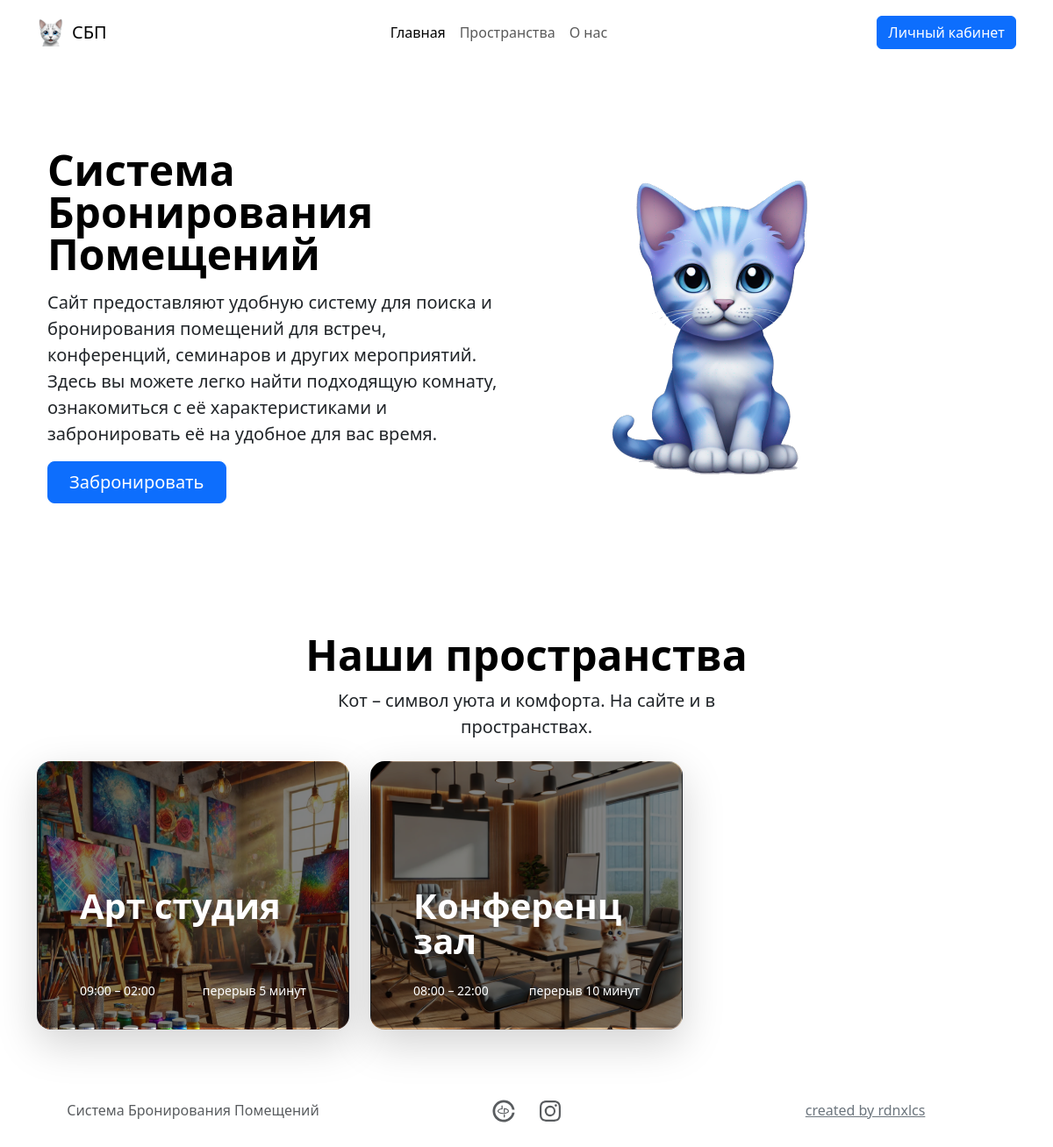
The page / on the database its author committed.
### rrsapp/models.py (models this page shows, shortened)
class Room(models.Model):
  name = models.CharField(max_length=100)
  timebreak = models.DurationField()  # Длительность перерыва между бронированиями
  open_time = models.TimeField(default=datetime.time(0, 0))  # Время открытия комнаты
  close_time = models.TimeField(default=datetime.time(23, 59))  # Время закрытия комнаты
  image = models.CharField(max_length=1000, default='')
  comment = models.CharField(max_length=1000, default='')

### rrsapp/views.py (the view)
# urls.py: path('', views.home, name='home'),
def home(request):
  return render(request, 'home.html', {'rooms': Room.objects.all()})

### rrsapp/templatetags/custom_filters.py (called while the page is built)
@register.filter
def format_duration(duration):
    if isinstance(duration, timedelta):
        total_seconds = int(duration.total_seconds())
        hours, remainder = divmod(total_seconds, 3600)
        minutes, _ = divmod(remainder, 60)
        def pluralize_unit(value, unit_forms):
            if 11 <= value % 100 <= 19:
                return unit_forms[2]
            elif value % 10 == 1:
                return unit_forms[0]
            elif 2 <= value % 10 <= 4:
                return unit_forms[1]
            else:
                return unit_forms[2]
        hour_str = f"{hours} {pluralize_unit(hours, ['час', 'часа', 'часов'])}" if hours > 0 else ""
        minute_str = f"{minutes} {pluralize_unit(minutes, ['минута', 'минуты', 'минут'])}" if minutes > 0 else ""
        return " ".join(filter(None, [hour_str, minute_str]))
    return ""

### rrsapp/templates/home.html
{% extends 'base.html' %}
{% load static %}
{% load custom_filters %}
{% block active-home %}active{% endblock %}
{% block content %}
<div class="container col-xxl-8 px-4 py-5">
  <div class="row flex-lg-row-reverse align-items-center g-5 py-5">
    <div class="col-10 col-sm-8 col-lg-6">
      <img height="400" src="static/pk.png">
    </div>
    <div class="col-lg-6">
      <h1 class="display-5 fw-bold text-body-emphasis lh-1 mb-3">Cистема<br>Бронирования<br>Помещений</h1>
      <p class="lead">Сайт предоставляют удобную систему для поиска и бронирования помещений для встреч,
        конференций, семинаров и других мероприятий. Здесь вы можете легко найти подходящую комнату, ознакомиться с её
        характеристиками и забронировать её на удобное для вас время.</p>
      <div class="d-grid gap-2 d-md-flex justify-content-md-start">
        <a href="/rooms" type="button" class="btn btn-primary btn-lg px-4 me-md-2">Забронировать</a>
      </div>
    </div>
  </div>
</div>
<div class="container py-5">
  <div class="px-4 text-center">
    <h1 class="display-5 fw-bold text-body-emphasis">Наши пространства</h1>
    <div class="col-lg-6 mx-auto">
      <p class="lead mb-4">Кот – символ уюта и комфорта. На сайте и в пространствах.</p>
    </div>
  </div>
  <div class="row row-cols-1 row-cols-lg-3 align-items-stretch g-4">
    {% for room in rooms %}
    <a class="col text-decoration-none" href="/booking/{{ room.id }}">
      <div class="card card-cover h-100 overflow-hidden text-bg-dark rounded-4 shadow-lg"
        style="background: url('{{ room.image }}') no-repeat center center / cover;">
        <div class="d-flex flex-column h-100 p-5 pb-3 text-white text-shadow-1 backdrop-brightness">
          <h3 class="pt-5 mt-5 mb-4 display-6 lh-1 fw-bold">{{ room.name }}</h3>
          <ul class="d-flex list-unstyled mt-auto justify-content-between">
            <li class="">
              <small>{{ room.open_time|time:"H:i" }} – {{ room.close_time|time:"H:i" }}</small>
            </li>
            <li class="">
              {% if room.timebreak %}
              <small>перерыв {{ room.timebreak|format_duration }}</small>
              {% endif %}
            </li>
          </ul>
        </div>
      </div>
    </a>
    {% endfor %}
  </div>
</div>
{% endblock %}

### rrsapp/templates/base.html (shortened to what this page needs)
{% load static %}
<!DOCTYPE html>
<html lang="en">
<head>
  <link href="https://cdn.jsdelivr.net/npm/bootstrap@5.3.3/dist/css/bootstrap.min.css" rel="stylesheet"
>
  <link href="https://cdn.jsdelivr.net/npm/fullcalendar@5.11.0/main.min.css" rel="stylesheet">
</head>
<body>
  <nav class="navbar navbar-light navbar-expand-md py-3">
    <div class="container">
      <a class="navbar-brand d-flex align-items-center" href="/">
        <span class="bs-icon-sm bs-icon-rounded bs-icon-primary d-flex justify-content-center align-items-center me-2 bs-icon">
          <img src="{% static 'wk.png' %}" height="32">
        </span>
        <span>СБП</span>
      </a>
      <div class="collapse navbar-collapse" id="navcol-3">
        <ul class="navbar-nav mx-auto">
          <li class="nav-item"><a class="nav-link {% block active-home %}{% endblock %}" href="/">Главная</a></li>
          <li class="nav-item"><a class="nav-link {% block active-rooms %}{% endblock %}" href="/rooms">Пространства</a></li>
          <li class="nav-item"><a class="nav-link {% block active-about %}{% endblock %}" href="/about">О нас</a></li>
        </ul>
        <a href="/personal" class="btn {% block active-personal %}{% endblock %} btn-primary" type="button">Личный кабинет</a>
      </div>
    </div>
  </nav>
  {% block content %}
  {% endblock %}
  <footer class="text-center py-4">
    <div class="container">
      <div class="row row-cols-1 row-cols-lg-3">
        <div class="col">
          <p class="text-muted my-2">Система Бронирования Помещений</p>
        </div>
        <div class="col">
          <ul class="list-inline my-2">
            <li class="list-inline-item me-4">
              <div class="bs-icon-circle bs-icon-primary bs-icon"></div>
            </li>
            <li class="list-inline-item">
              <div class="bs-icon-circle bs-icon-primary bs-icon"></div>
            </li>
          </ul>
        </div>
        <div class="col">
          <ul class="list-inline my-2">
            <li class="list-inline-item"><a class="link-secondary" href="#">created by rdnxlcs</a></li>
          </ul>
        </div>
      </div>
    </div>
  </footer>
</body>
</html>

### rrsapp/templates/base.html (style rules this page uses)
.backdrop-brightness { backdrop-filter: brightness(.5); }

### rows shown on the page
Room: image (picture), name "Арт студия", open_time "09:00", close_time "02:00", timebreak "5 минут"
Room: image (picture), name "Конференц зал", open_time "08:00", close_time "22:00", timebreak "10 минут"
